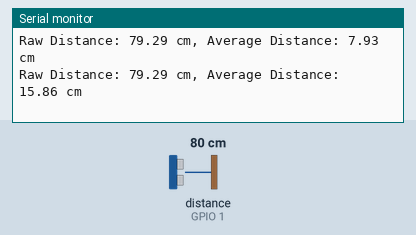
This program was run on a simulated Seeed XIAO ESP32-S3. Parts: the last lines printed to the serial monitor. Wiring (inferred from the names in the program): ultrasonic range finder: trigger GPIO 2; echo GPIO 1. Inputs (shaded band) come from the test bench; at power-on: distance to the obstacle (sensor on GPIO 1) 80 cm. The echo pulse lasts 58.3 µs per cm; nothing arrives over Bluetooth unless stated; a phone connects over Bluetooth LE 3 s after start.

Above: at 1.8 s.
1.9 s: distance to the obstacle (sensor on GPIO 1) set to 2 cm
At 3.8 s:
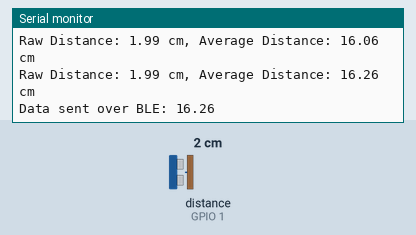
5.5 s: distance to the obstacle (sensor on GPIO 1) set to 4 cm
At 6.8 s:
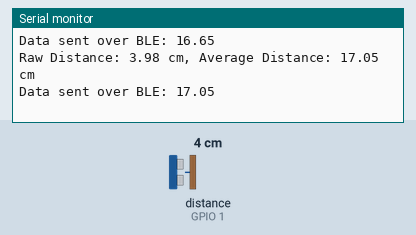
Timing chart, 0 to 8.5 s (numbered marks = the images above; inputs shaded):
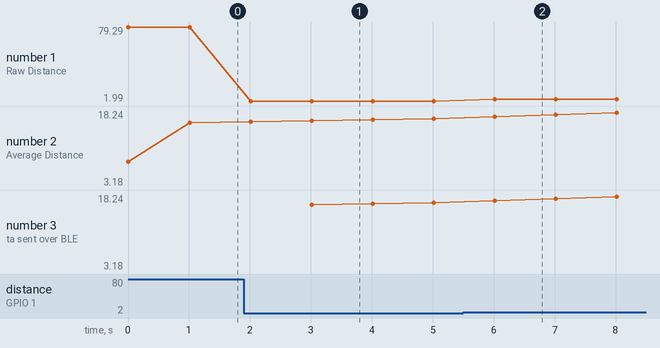

The program:

main.cpp
```cpp
#include <Arduino.h>
#include <BLEDevice.h>
#include <BLEServer.h>
#include <BLEUtils.h>
#include <BLE2902.h>
#include <stdlib.h>

// BLE Server and Characteristic declarations
BLEServer* pServer = NULL;
BLECharacteristic* pCharacteristic = NULL;
bool deviceConnected = false;
bool oldDeviceConnected = false;

// HC-SR04 Sensor pins
const int triggerPin = 2; // Change to your trigger pin
const int echoPin = 1;   // Change to your echo pin

// DSP Variables
const int numReadings = 10;
float readings[numReadings];
int readIndex = 0;
float total = 0;
float average = 0;

// UUIDs for BLE service and characteristic
#define SERVICE_UUID        "014805bf-7587-47e5-8965-b11fef29d012"
#define CHARACTERISTIC_UUID "47b36193-f67b-4a77-ad27-0cafb5dd7a91"

class MyServerCallbacks : public BLEServerCallbacks {
    void onConnect(BLEServer* pServer) {
        deviceConnected = true;
    };

    void onDisconnect(BLEServer* pServer) {
        deviceConnected = false;
    }
};

void setup() {
    Serial.begin(115200);
    Serial.println("Starting BLE work!");

    // Initialize HC-SR04 sensor
    pinMode(triggerPin, OUTPUT);
    pinMode(echoPin, INPUT);
    for (int thisReading = 0; thisReading < numReadings; thisReading++) {
        readings[thisReading] = 0.0;
    }

    // BLE setup
    BLEDevice::init("XIAO_ESP32S3_HAHAHAHA");
    pServer = BLEDevice::createServer();
    pServer->setCallbacks(new MyServerCallbacks());
    BLEService *pService = pServer->createService(SERVICE_UUID);
    pCharacteristic = pService->createCharacteristic(
        CHARACTERISTIC_UUID,
        BLECharacteristic::PROPERTY_READ |
        BLECharacteristic::PROPERTY_WRITE |
        BLECharacteristic::PROPERTY_NOTIFY
    );
    pCharacteristic->addDescriptor(new BLE2902());
    pCharacteristic->setValue("Connected to HAHAHAHA's ESP32");
    pService->start();
    BLEAdvertising *pAdvertising = BLEDevice::getAdvertising();
    pAdvertising->addServiceUUID(SERVICE_UUID);
    pAdvertising->setScanResponse(true);
    pAdvertising->setMinPreferred(0x06);  // functions that help with iPhone connections issue
    pAdvertising->setMinPreferred(0x12);
    BLEDevice::startAdvertising();
    Serial.println("Characteristic defined! Now you can read it in your phone!");
}

void loop() {
    // Measure distance from HC-SR04 sensor
    digitalWrite(triggerPin, LOW);
    delayMicroseconds(2);
    digitalWrite(triggerPin, HIGH);
    delayMicroseconds(10);
    digitalWrite(triggerPin, LOW);
    long duration = pulseIn(echoPin, HIGH);
    float distance = duration * 0.034 / 2; // Speed of sound wave divided by 2 (go and back)

    // Moving Average Filter
    total -= readings[readIndex];
    readings[readIndex] = distance;
    total += readings[readIndex];
    readIndex++;
    if (readIndex >= numReadings) {
        readIndex = 0;
    }
    average = total / numReadings;

    // Print raw and denoised data
    Serial.print("Raw Distance: ");
    Serial.print(distance);
    Serial.print(" cm, Average Distance: ");
    Serial.print(average);
    Serial.println(" cm");

    // Send data over BLE if average < 30 cm
    if (deviceConnected && average < 30) {
        // String valueToSend = "Distance: " + String(average) + " cm";
        String valueToSend = String(average);
        pCharacteristic->setValue(valueToSend.c_str());
        pCharacteristic->notify();
        Serial.println("Data sent over BLE: " + valueToSend);
    }

    // Disconnecting and reconnecting handling
    if (!deviceConnected && oldDeviceConnected) {
        delay(500); // Give the bluetooth stack the chance to get things ready
        pServer->startAdvertising(); // Restart advertising
        oldDeviceConnected = deviceConnected;
        Serial.println("Start advertising");
    }
    if (deviceConnected && !oldDeviceConnected) {
        oldDeviceConnected = deviceConnected;
    }

    delay(1000); // Delay to make it more readable
}
```

Measured:
- after the input at 1.9 s, the serial monitor: prints a new line after 0.11 s (image 1)
- after the input at 5.5 s, the serial monitor: prints a new line after 0.52 s (image 2)
- plotted number 1: 79.29 → 1.99 after the input at 1.9 s, 1.99 → 3.98 after the input at 5.5 s
- plotted number 2: 15.86 → 16.65 after the input at 1.9 s, 16.65 → 3.38 after the input at 5.5 s
- plotted number 3: 16.65 → 3.38 after the input at 5.5 s
